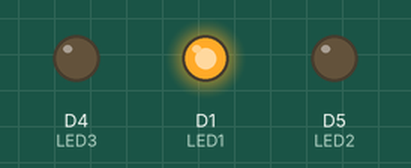
Recording of a sketch running on a simulated ESP8266 (NodeMCU). On the bench: output pins drawn as LEDs (lit = HIGH).

Above: at 0.2 s.
At 1.0 s:
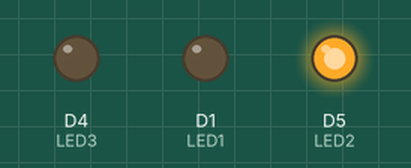
At 1.8 s:
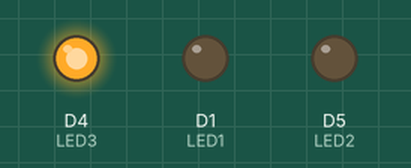
At 4.6 s:
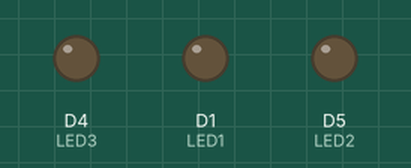
Timing chart, 0 to 5.5 s (numbered marks = the images above):
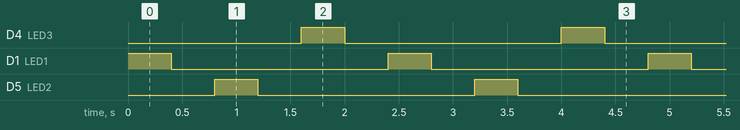

The sketch:

blink3.ino
```cpp
#define LED1 D1 //Led in NodeMCU at pin D1
#define LED2 D5 //Led in NodeMCU at pin D2
#define LED3 D4

void setup()
{
 pinMode(LED1, OUTPUT);   //LED1 D1 pin as output
 pinMode(LED2, OUTPUT);   //LED2 D5 pin as output
 pinMode(LED3, OUTPUT);
}
 void loop() // runs/loops below code infinitely
{
 digitalWrite(LED1, HIGH); //turn on LED
 delay(400);
 digitalWrite(LED1, LOW); //turn off LED
 delay(400);
 digitalWrite(LED2, HIGH); //turn on LED
 delay(400);
 digitalWrite(LED2, LOW); //turn off LED
 delay(400);
  digitalWrite(LED3, HIGH); //turn on LED
 delay(400);
 digitalWrite(LED3, LOW); //turn off LED
 delay(400);
//delay defines duration in ms for which LED is on/off or in actual way, its //the duration for which program waits here on this line of code
}
```

Measured:
- by itself, D4 (LED3), D1 (LED1), D5 (LED2): alternates HIGH for 0.40 s and LOW for 2.0 s
- by itself, everything shown: repeats every 2.4 s, in 6 steps
